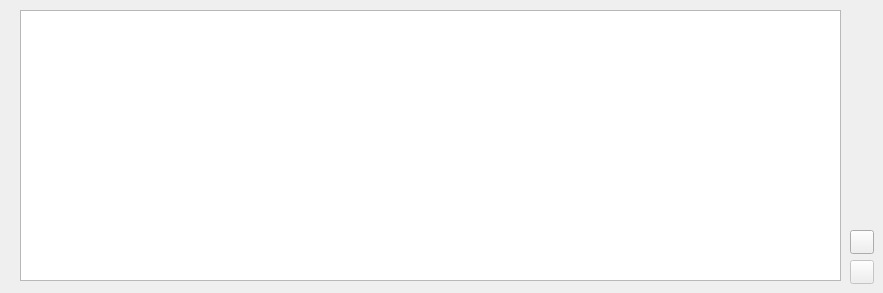
      <widget class="QWidget" name="tab_4">
       <attribute name="title">
        <string>Regular Expenses</string>
       </attribute>
       <widget class="QTableView" name="tableView_Regular_Expenses">
        <property name="geometry">
         <rect>
          <x>20</x>
          <y>10</y>
          <width>821</width>
          <height>271</height>
         </rect>
        </property>
       </widget>
       <widget class="QPushButton" name="pushButton_AddRegExpense">
        <property name="geometry">
         <rect>
          <x>850</x>
          <y>230</y>
          <width>24</width>
          <height>24</height>
         </rect>
        </property>
        <property name="text">
         <string/>
        </property>
        <property name="icon">
         <iconset>
          <normaloff>../../Custom_Icons/AddRow.png</normaloff>../../Custom_Icons/AddRow.png</iconset>
        </property>
        <property name="iconSize">
         <size>
          <width>32</width>
          <height>32</height>
         </size>
        </property>
       </widget>
       <widget class="QPushButton" name="pushButton_DeleteRegExpense">
        <property name="enabled">
         <bool>false</bool>
        </property>
        <property name="geometry">
         <rect>
          <x>850</x>
          <y>260</y>
          <width>24</width>
          <height>24</height>
         </rect>
        </property>
        <property name="text">
         <string/>
        </property>
        <property name="icon">
         <iconset>
          <normaloff>../../Custom_Icons/DeleteRow.png</normaloff>../../Custom_Icons/DeleteRow.png</iconset>
        </property>
        <property name="iconSize">
         <size>
          <width>32</width>
          <height>32</height>
         </size>
        </property>
       </widget>
      </widget>
